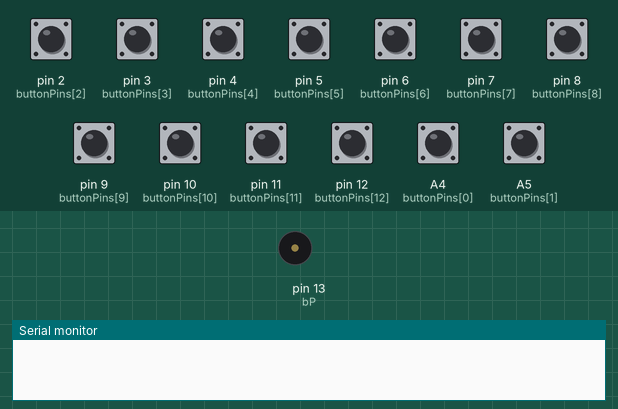
A sketch run on a simulated Arduino Uno, built with avr-gcc and run on an emulated ATmega328P. Parts: buzzer (waves = sounding), the last lines printed to the serial monitor. The test bench sets the inputs (shaded band); at power-on: A4 (buttonPins[0]), A5 (buttonPins[1]), pin 2 (buttonPins[2]), pin 3 (buttonPins[3]), pin 4 (buttonPins[4]), pin 5 (buttonPins[5]), pin 6 (buttonPins[6]), pin 7 (buttonPins[7]), pin 8 (buttonPins[8]), pin 9 (buttonPins[9]), pin 10 (buttonPins[10]), pin 11 (buttonPins[11]), pin 12 (buttonPins[12]) LOW.

Above: at 1.2 s.
1.3 s: pin 2 (buttonPins[2]) pulled HIGH for 0.15 s
At 1.8 s:
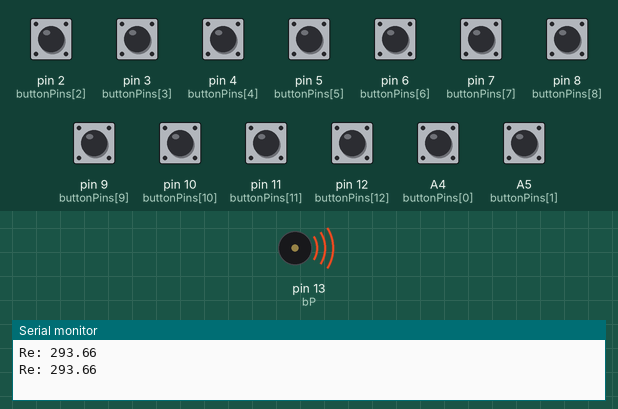
3.5 s: pin 3 (buttonPins[3]) pulled HIGH for 0.15 s
At 4.9 s:
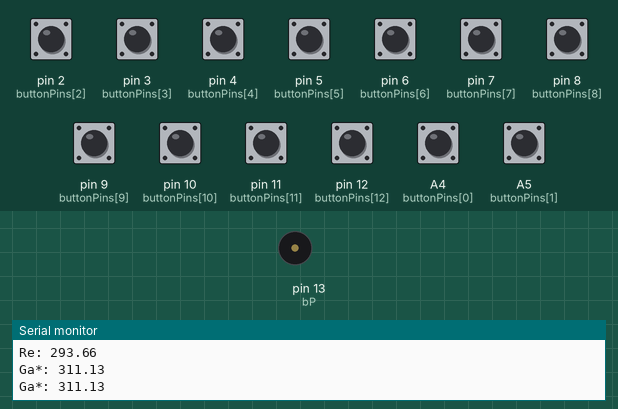
5.1 s: pin 4 (buttonPins[4]) pulled HIGH for 0.15 s
At 5.6 s:
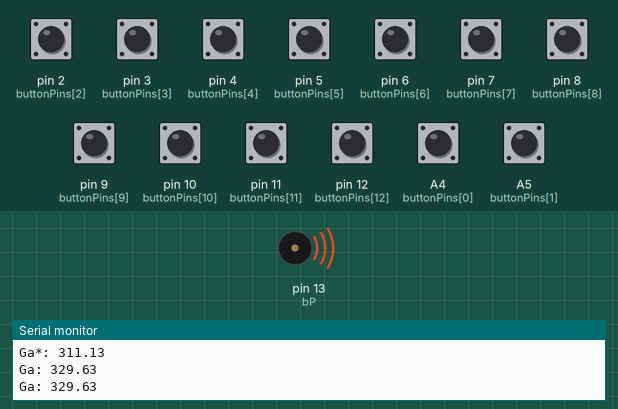
6.7 s: pin 5 (buttonPins[5]) pulled HIGH for 0.15 s
At 8.1 s:
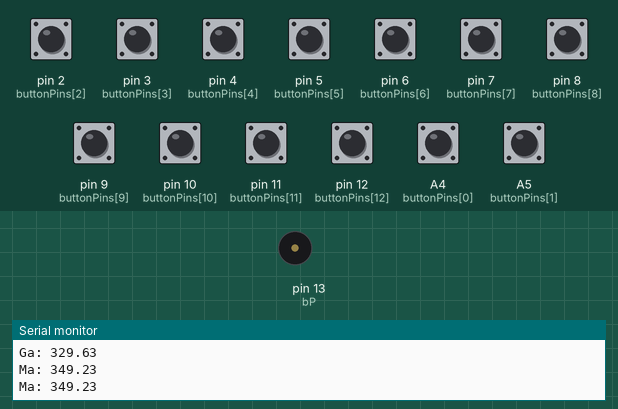
8.3 s: pin 6 (buttonPins[6]) pulled HIGH for 0.15 s
At 8.8 s:
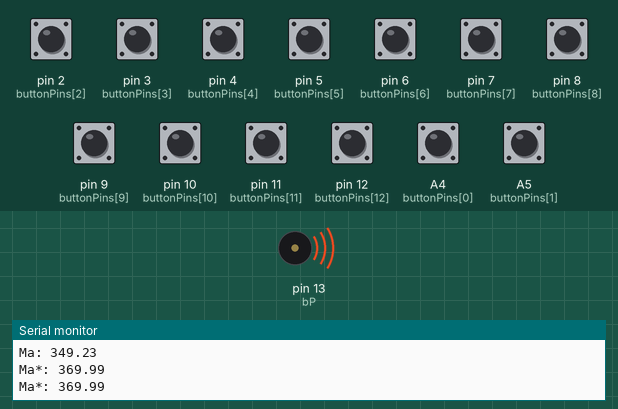
9.9 s: pin 7 (buttonPins[7]) pulled HIGH for 0.15 s
At 11.3 s:
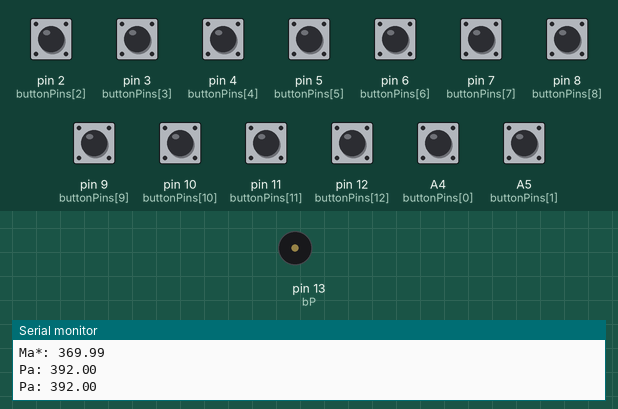
Timing chart, 0 to 12.5 s (numbered marks = the images above; inputs shaded):
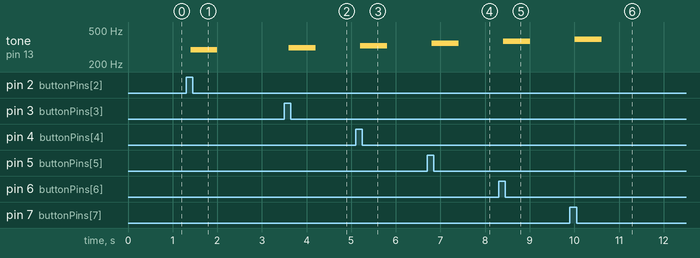

The sketch:

sketch_jun26a.ino
```cpp
/* float melody[] = {261.63, 277.18, 293.66, 311.13, 329.63, 349.23, 369.99, 392.00, 415.30, 440.00, 466.16, 493.88, 523.25}; */
int buttonPins[] = {A4, A5, 2, 3, 4, 5, 6, 7, 8, 9, 10, 11, 12};
/*
const char* noteNames[] = {
  "Sa", "Re*", "Re", "Ga*", "Ga",
  "Ma", "Ma*", "Pa", "Dha*", "Dha",
  "Ni*", "Ni", "Sa*"
};
*/

int b0, b1, b2, b3, b4, b5, b6, b7, b8, b9, b10, b11, b12;
const int bP = 13;  // bP = buzzerPin
int n = sizeof(buttonPins) / sizeof(buttonPins[0]);
int ndl = 500;

struct Note {
  const char* name;  // Indian name
  float freq;        // Frequency in Hz
};

// Define all notes with names and frequencies
Note notes[] = {
  {"Sa", 261.63},
  {"Re*", 277.18},
  {"Re", 293.66},
  {"Ga*", 311.13},
  {"Ga", 329.63},
  {"Ma", 349.23},
  {"Ma*", 369.99},
  {"Pa", 392.00},
  {"Dha*", 415.30},
  {"Dha", 440.00},
  {"Ni*", 466.16},
  {"Ni", 493.88},
  {"Sa*", 523.25}
};

void setup() {
  Serial.begin(9600);
  pinMode(bP, OUTPUT);
  for (int i = 0; i < n; i++) {
    pinMode(buttonPins[i], INPUT);  // Use pull-up to avoid needing external resistors
  }
}

void loop() {
  b0  = digitalRead(buttonPins[0]);
  b1  = digitalRead(buttonPins[1]);
  b2  = digitalRead(buttonPins[2]);
  b3  = digitalRead(buttonPins[3]);
  b4  = digitalRead(buttonPins[4]);
  b5  = digitalRead(buttonPins[5]);
  b6  = digitalRead(buttonPins[6]);
  b7  = digitalRead(buttonPins[7]);
  b8  = digitalRead(buttonPins[8]);
  b9  = digitalRead(buttonPins[9]);
  b10 = digitalRead(buttonPins[10]);
  b11 = digitalRead(buttonPins[11]);
  b12 = digitalRead(buttonPins[12]);

  delay(100);
  if (b0 == 1) {
    Serial.println(String(notes[0].name) + ": " + notes[0].freq);
    tone(bP, notes[0].freq, ndl);
  }

  if (b1 == 1) {
    Serial.println(String(notes[1].name) + ": " + notes[1].freq);
    tone(bP, notes[1].freq, ndl);
  }

  if (b2 == 1) {
    Serial.println(String(notes[2].name) + ": " + notes[2].freq);
    tone(bP, notes[2].freq, ndl);
  }

  if (b3 == 1) {
    Serial.println(String(notes[3].name) + ": " + notes[3].freq);
    tone(bP, notes[3].freq, ndl);
  }

  if (b4 == 1) {
    Serial.println(String(notes[4].name) + ": " + notes[4].freq);
    tone(bP, notes[4].freq, ndl);
  }

  if (b5 == 1) {
    Serial.println(String(notes[5].name) + ": " + notes[5].freq);
    tone(bP, notes[5].freq, ndl);
  }

  if (b6 == 1) {
    Serial.println(String(notes[6].name) + ": " + notes[6].freq);
    tone(bP, notes[6].freq, ndl);
  }

  if (b7 == 1) {
    Serial.println(String(notes[7].name) + ": " + notes[7].freq);
    tone(bP, notes[7].freq, ndl);
  }

  if (b8 == 1) {
    Serial.println(String(notes[8].name) + ": " + notes[8].freq);
    tone(bP, notes[8].freq, ndl);
  }

  if (b9 == 1) {
    Serial.println(String(notes[9].name) + ": " + notes[9].freq);
    tone(bP, notes[9].freq, ndl);
  }

  if (b10 == 1) {
    Serial.println(String(notes[10].name) + ": " + notes[10].freq);
    tone(bP, notes[10].freq, ndl);
  }

  if (b11 == 1) {
    Serial.println(String(notes[11].name) + ": " + notes[11].freq);
    tone(bP, notes[11].freq, ndl);
  }

  if (b12 == 1) {
    Serial.println(String(notes[12].name) + ": " + notes[12].freq);
    tone(bP, notes[12].freq, ndl);
  }
}
```

Measured:
- after the input at 1.3 s, tone on pin 13 (bP): silent → 293 Hz after 0.10 s, → silent 0.60 s later
- after the input at 3.5 s, tone on pin 13 (bP): silent → 311 Hz after 0.10 s, → silent 0.60 s later
- after the input at 5.1 s, tone on pin 13 (bP): silent → 329 Hz after 0.11 s, → silent 0.60 s later
- after the input at 6.7 s, tone on pin 13 (bP): silent → 349 Hz after 0.11 s, → silent 0.60 s later
- after the input at 8.3 s, tone on pin 13 (bP): silent → 369 Hz after 0.11 s, → silent 0.60 s later
- after the input at 9.9 s, tone on pin 13 (bP): silent → 392 Hz after 0.11 s, → silent 0.60 s later
